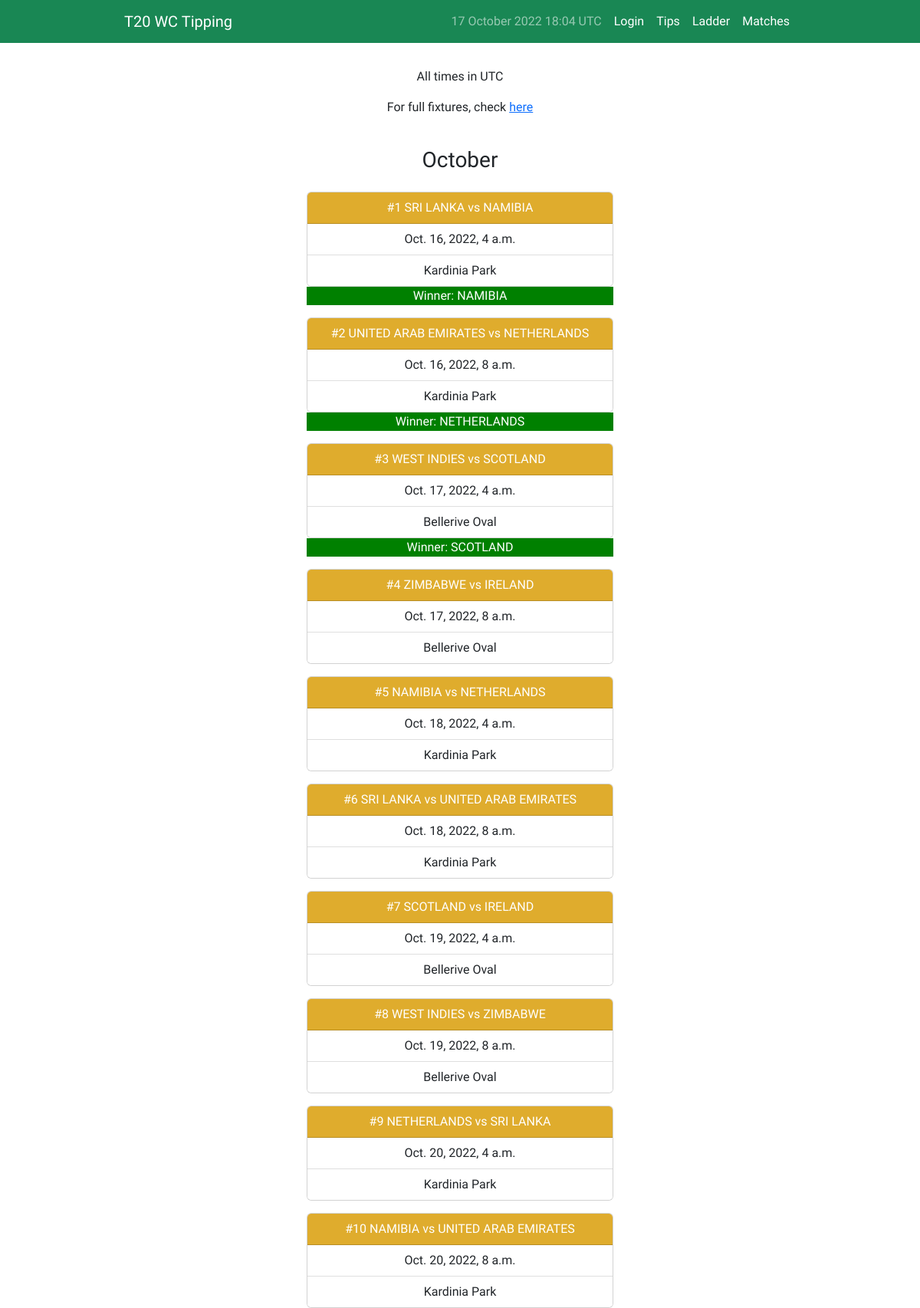
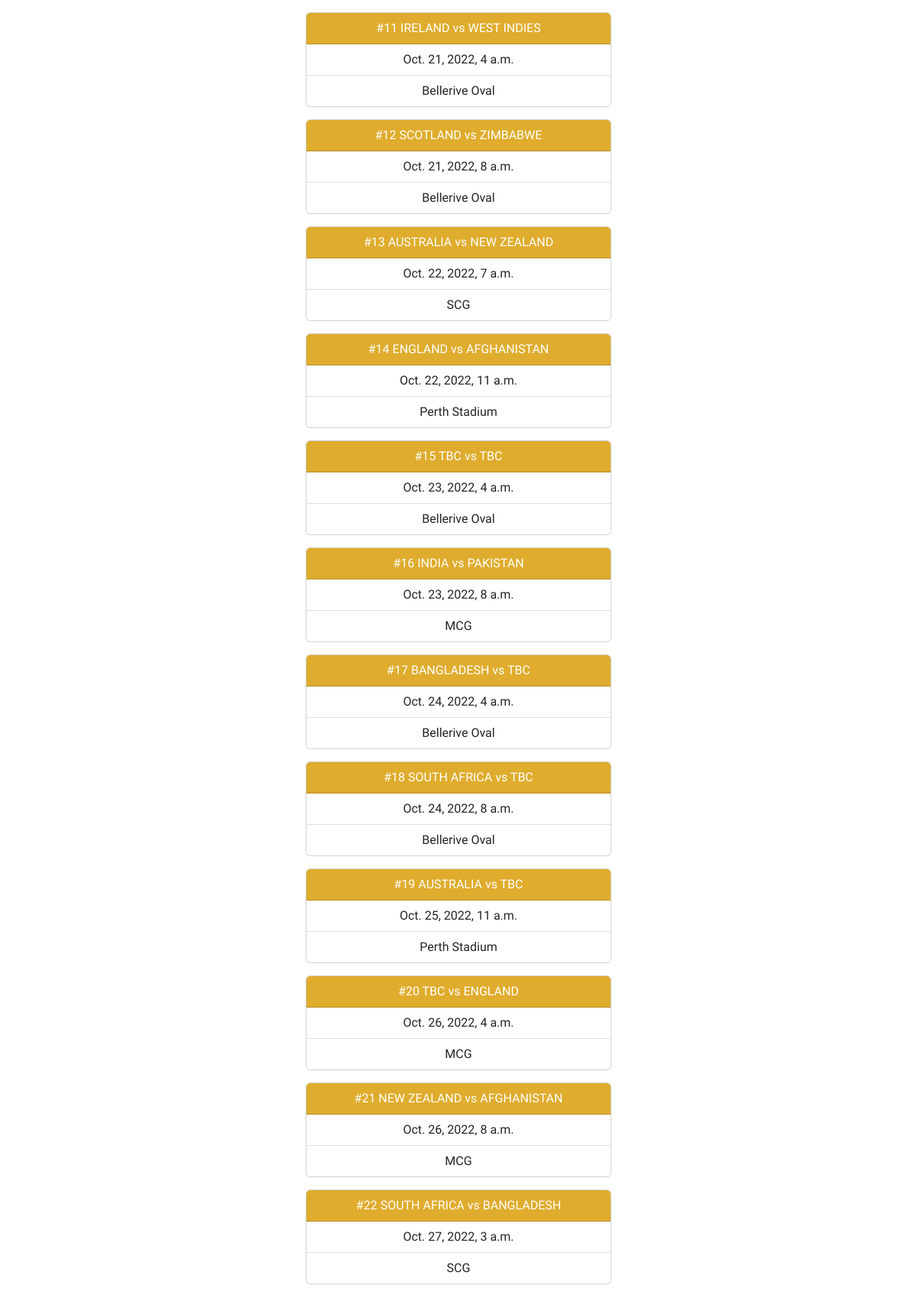
The page /matches/ (upper part) on the database its author committed (2 pictures, top to bottom).
### tip/models.py (models this page shows)
class Match(models.Model):
    team1 = models.ForeignKey(Team, blank=True, null=True, on_delete=models.CASCADE, related_name="team1")
    team2 = models.ForeignKey(Team, blank=True, null=True, on_delete=models.CASCADE, related_name="team2")
    when = models.DateTimeField(blank=True, null=True)
    venue = models.ForeignKey(Venue, on_delete=models.CASCADE)
    winner = models.ForeignKey(Team, blank=True, null=True, on_delete=models.CASCADE, related_name="winner")

class Team(models.Model):
    name = models.CharField(max_length=200)
    ranking = models.PositiveIntegerField(default=None)
    matches_won = models.PositiveIntegerField(default=0)
    eliminated = models.BooleanField(default=False)
    def __str__(self):
        return self.name

class Venue(models.Model):
    stadium = models.CharField(max_length=200)
    city = models.CharField(max_length=200)
    def __str__(self):
        return self.stadium

### tip/views.py (the view)
# urls.py: path('matches/', views.matches, name="matches"),
def matches(request):
    matches_october = Match.objects.filter(when__month="10")
    matches_november = Match.objects.filter(when__range=["2022-11-01", "2022-11-07"])
    finals = Match.objects.filter(when__range=["2022-11-08", "2022-11-14"])
    context = {
        "matches_october": matches_october,
        "matches_november": matches_november,
        "finals": finals,
    }
    return render(request, "matches.html", context)

### templates/matches.html (shortened to what this page needs)
{% extends 'base.html' %}
{% block content %}
<p class="text-center">All times in UTC</p>
<p class="text-center">For full fixtures, check <a href="https://www.t20worldcup.com/fixtures">here</a></p>
<br>
<h3>October</h3>
{% for match in matches_october %}
    <div class="h-100 d-flex align-items-center justify-content-center">
        <div class="card text-center" id="card-match">
            <div class="card-header" id="card-match-header">
                {% if match.team2 == None and match.team1 == None %}
                    #{{ match.id }}  TBC vs TBC
                {% elif match.team2 == None %}
                    #{{ match.id }}  {{ match.team1 }} vs TBC
                {% elif match.team1 == None %}
                    #{{ match.id }}  TBC vs {{ match.team2 }}
                {% else %}
                    #{{ match.id }}  {{ match.team1 }} vs {{ match.team2 }}
                {% endif %}
            </div>
            <ul class="list-group list-group-flush">
            <li class="list-group-item">{{ match.when }}</li>
            <li class="list-group-item">{{ match.venue }}</li>
            </ul>
        </div>
    </div>
    {% if match.winner != None %}
        <div class="h-100 d-flex align-items-center justify-content-center">
            <div id="match-div-winner">
                Winner: {{ match.winner }}
            </div>
        </div>
    {% endif %}
{% endfor %}
{% endblock content %}

### templates/static/css/main.css (style rules this page uses)
:root { --bg-main: rgb(223, 172, 45); --bg-grey: #EEEEEE; --br-green: green; }
html { position: relative; min-height: 100%; }
h1, h2, h3, h4, h5, h6 { font-family: 'Ubuntu', sans-serif; text-align: center; }
body { font-family: 'Ubuntu', sans-serif; font-weight: 400; padding-bottom: 5rem; }
#card-match { width: 25rem; margin-top: 1rem; }
#card-match-header { background-color: var(--bg-main); color: white; }
#match-div-winner { background-color: var(--br-green); color: white; margin: 0px 20px 0px 20px; width: 25rem; text-align: center; }

### rows shown on the page
Match: id "1", team1 "SRI LANKA", team2 "NAMIBIA", when "Oct. 16, 2022, 4 a.m.", venue "Kardinia Park", winner "NAMIBIA"
Match: id "2", team1 "UNITED ARAB EMIRATES", team2 "NETHERLANDS", when "Oct. 16, 2022, 8 a.m.", venue "Kardinia Park", winner "NETHERLANDS"
Match: id "3", team1 "WEST INDIES", team2 "SCOTLAND", when "Oct. 17, 2022, 4 a.m.", venue "Bellerive Oval", winner "SCOTLAND"
Match: id "4", team1 "ZIMBABWE", team2 "IRELAND", when "Oct. 17, 2022, 8 a.m.", venue "Bellerive Oval"
Match: id "5", team1 "NAMIBIA", team2 "NETHERLANDS", when "Oct. 18, 2022, 4 a.m.", venue "Kardinia Park"
Match: id "6", team1 "SRI LANKA", team2 "UNITED ARAB EMIRATES", when "Oct. 18, 2022, 8 a.m.", venue "Kardinia Park"
Match: id "7", team1 "SCOTLAND", team2 "IRELAND", when "Oct. 19, 2022, 4 a.m.", venue "Bellerive Oval"
Match: id "8", team1 "WEST INDIES", team2 "ZIMBABWE", when "Oct. 19, 2022, 8 a.m.", venue "Bellerive Oval"
Match: id "9", team1 "NETHERLANDS", team2 "SRI LANKA", when "Oct. 20, 2022, 4 a.m.", venue "Kardinia Park"
Match: id "10", team1 "NAMIBIA", team2 "UNITED ARAB EMIRATES", when "Oct. 20, 2022, 8 a.m.", venue "Kardinia Park"
Match: id "11", team1 "IRELAND", team2 "WEST INDIES", when "Oct. 21, 2022, 4 a.m.", venue "Bellerive Oval"
Match: id "12", team1 "SCOTLAND", team2 "ZIMBABWE", when "Oct. 21, 2022, 8 a.m.", venue "Bellerive Oval"
Match: id "13", team1 "AUSTRALIA", team2 "NEW ZEALAND", when "Oct. 22, 2022, 7 a.m.", venue "SCG"
Match: id "14", team1 "ENGLAND", team2 "AFGHANISTAN", when "Oct. 22, 2022, 11 a.m.", venue "Perth Stadium"
Match: id "15", when "Oct. 23, 2022, 4 a.m.", venue "Bellerive Oval"
Match: id "16", team1 "INDIA", team2 "PAKISTAN", when "Oct. 23, 2022, 8 a.m.", venue "MCG"
Match: id "17", team1 "BANGLADESH", when "Oct. 24, 2022, 4 a.m.", venue "Bellerive Oval"
Match: id "18", team1 "SOUTH AFRICA", when "Oct. 24, 2022, 8 a.m.", venue "Bellerive Oval"
Match: id "19", team1 "AUSTRALIA", when "Oct. 25, 2022, 11 a.m.", venue "Perth Stadium"
Match: id "20", team2 "ENGLAND", when "Oct. 26, 2022, 4 a.m.", venue "MCG"
Match: id "21", team1 "NEW ZEALAND", team2 "AFGHANISTAN", when "Oct. 26, 2022, 8 a.m.", venue "MCG"
Match: id "22", team1 "SOUTH AFRICA", team2 "BANGLADESH", when "Oct. 27, 2022, 3 a.m.", venue "SCG"
